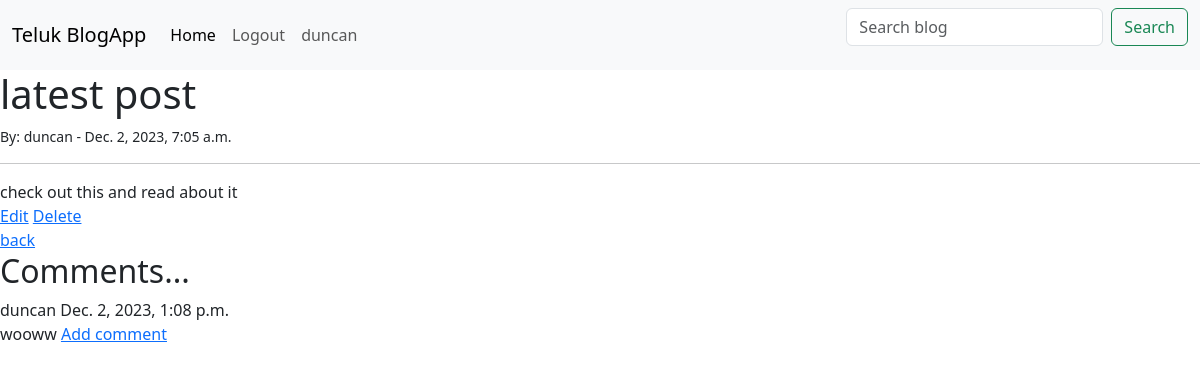
Screenshot of /blog_app/article/5 (signed in) with the database file from the repository.
### blog_app/models.py (models this page shows, shortened)
class Post(models.Model):
    title = models.CharField(max_length=100)
    body = models.TextField()
    author = models.ForeignKey(User, on_delete=models.CASCADE)
    created_at = models.DateTimeField(auto_now_add=True)

class Comment(models.Model):
    post = models.ForeignKey(Post, related_name="comments", on_delete=models.CASCADE)
    name = models.CharField(max_length=500)
    body = models.TextField()
    date_added = models.DateTimeField(auto_now_add=True)

### blog_app/views.py (the view)
# urls.py: path('article/<int:pk>', login_required(views.ArticleDetailView.as_view()), name="article-detail"),
class ArticleDetailView(DetailView):
    model = Post
    template_name = 'article_details.html'

### blog_app/templates/article_details.html (shortened to what this page needs)
{% extends "nav.html" %}
{% block content %}
<h1>{{ post.title }}</h1>
<small>By: {{ post.author }} - {{post.created_at}}</small>
<hr>
{{ post.body }}
{% if user.is_authenticated %}
    {% if user.id == post.author.id %}
        <a href="{% url 'update_post' post.pk %}">Edit</a>
        <a href="{% url 'delete_post' post.pk %}">Delete</a>
    {% endif %}
{% endif %}
<a href='{% url 'home' %}'>back</a>
<h2>Comments...</h2>
{% if not post.comments.all %}
    No comments yet... <a href="{% url 'createcomment' post.pk %}">Add comment</a>
{% else %}
    {% for comment in post.comments.all %}
        {{ comment.name }}
        {{ comment.date_added }}
        {{ comment.body }}
    {% endfor %}
    <a href="{% url 'createcomment' post.pk %}">Add comment</a>
{% endif %}
{% endblock %}

### blog_app/templates/nav.html (shortened to what this page needs)
<link href="https://cdn.jsdelivr.net/npm/bootstrap@5.3.2/dist/css/bootstrap.min.css" rel="stylesheet">
<nav class="navbar navbar-expand-lg bg-body-tertiary">
    <div class="container-fluid">
      <a class="navbar-brand" href="#">Teluk BlogApp</a>
      <div class="collapse navbar-collapse" id="navbarSupportedContent">
        <ul class="navbar-nav me-auto mb-2 mb-lg-0">
        {% if user.is_authenticated %}
          <li class="nav-item">
            <a class="nav-link active" aria-current="page" href="{% url 'home' %}">Home</a>
          </li>
          <li class="nav-item">
            <a class="nav-link" href="{% url 'logout' %}">Logout</a>
          </li>
          <li class="nav-item">
            <a class="nav-link" href="{% url 'profile' user.id %}">{{ user.username }}</a>
          </li>
        {% endif %}
        </ul>
        <form class="d-flex" role="search" method=Post action="{% url 'search_blog' %}">
          <input class="form-control me-2" type="search" placeholder="Search blog" name="blog" aria-label="Search">
          <button class="btn btn-outline-success" type="submit">Search</button>
        </form>
      </div>
    </div>
  </nav>
{% block content %}
{% endblock %}

### rows the page displays
Post: title "latest post", author "duncan", created_at "Dec. 2, 2023, 7:05 a.m.", body "check out this and read about it"
Comment: name "duncan", date_added "Dec. 2, 2023, 1:08 p.m.", body "wooww"

### other values shown
{{ user.username }} "duncan"
